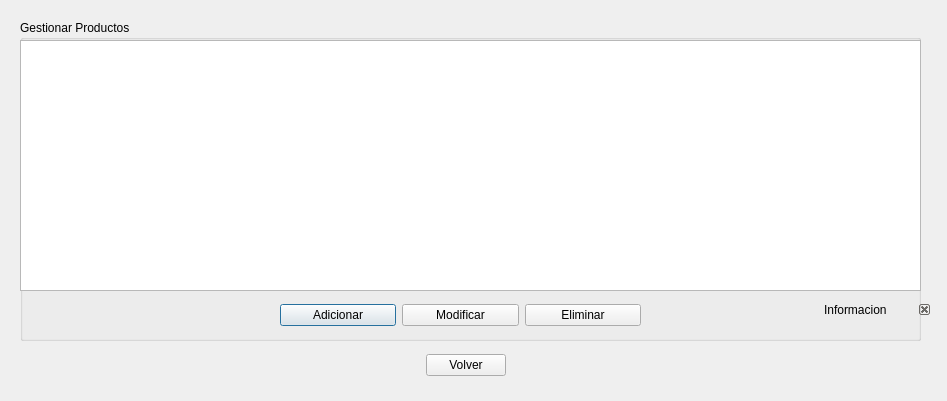
<?xml version="1.0" encoding="UTF-8"?>
<ui version="4.0">
 <class>Gproductos</class>
 <widget class="QDialog" name="Gproductos">
  <property name="geometry">
   <rect>
    <x>0</x>
    <y>0</y>
    <width>947</width>
    <height>401</height>
   </rect>
  </property>
  <property name="windowTitle">
   <string>Gestionar Productos</string>
  </property>
  <widget class="QDockWidget" name="informacion5">
   <property name="geometry">
    <rect>
     <x>820</x>
     <y>300</y>
     <width>112</width>
     <height>136</height>
    </rect>
   </property>
   <property name="minimumSize">
    <size>
     <width>80</width>
     <height>44</height>
    </size>
   </property>
   <property name="font">
    <font>
     <weight>50</weight>
     <bold>false</bold>
    </font>
   </property>
   <property name="features">
    <set>QDockWidget::DockWidgetClosable</set>
   </property>
   <property name="windowTitle">
    <string>Informacion</string>
   </property>
   <widget class="QWidget" name="informacion5_2">
    <widget class="QLabel" name="informacionlabel5">
     <property name="geometry">
      <rect>
       <x>0</x>
       <y>0</y>
       <width>111</width>
       <height>41</height>
      </rect>
     </property>
     <property name="font">
      <font>
       <weight>50</weight>
       <bold>false</bold>
      </font>
     </property>
     <property name="text">
      <string/>
     </property>
    </widget>
   </widget>
  </widget>
  <widget class="QGroupBox" name="groupBox_5">
   <property name="geometry">
    <rect>
     <x>20</x>
     <y>20</y>
     <width>901</width>
     <height>321</height>
    </rect>
   </property>
   <property name="title">
    <string>Gestionar Productos</string>
   </property>
   <widget class="QTableView" name="lista5">
    <property name="geometry">
     <rect>
      <x>0</x>
      <y>20</y>
      <width>901</width>
      <height>251</height>
     </rect>
    </property>
   </widget>
   <widget class="QWidget" name="horizontalLayoutWidget_5">
    <property name="geometry">
     <rect>
      <x>260</x>
      <y>280</y>
      <width>361</width>
      <height>31</height>
     </rect>
    </property>
    <layout class="QHBoxLayout" name="horizontalLayout_5">
     <item>
      <widget class="QPushButton" name="addbutton5">
       <property name="text">
        <string>Adicionar</string>
       </property>
       <property name="icon">
        <iconset resource="pandasoft.qrc">
         <normaloff>:/images/list-add.png</normaloff>:/images/list-add.png</iconset>
       </property>
      </widget>
     </item>
     <item>
      <widget class="QPushButton" name="modbutton5">
       <property name="text">
        <string>Modificar</string>
       </property>
       <property name="icon">
        <iconset resource="pandasoft.qrc">
         <normaloff>:/images/document-edit.png</normaloff>:/images/document-edit.png</iconset>
       </property>
      </widget>
     </item>
     <item>
      <widget class="QPushButton" name="delbutton5">
       <property name="enabled">
        <bool>true</bool>
       </property>
       <property name="text">
        <string>Eliminar</string>
       </property>
       <property name="icon">
        <iconset resource="pandasoft.qrc">
         <normaloff>:/images/edit-delete.png</normaloff>:/images/edit-delete.png</iconset>
       </property>
      </widget>
     </item>
    </layout>
   </widget>
  </widget>
  <widget class="QWidget" name="horizontalLayoutWidget_6">
   <property name="geometry">
    <rect>
     <x>300</x>
     <y>350</y>
     <width>331</width>
     <height>31</height>
    </rect>
   </property>
   <layout class="QHBoxLayout" name="horizontalLayout_6">
    <item>
     <spacer name="horizontalSpacer">
      <property name="orientation">
       <enum>Qt::Horizontal</enum>
      </property>
      <property name="sizeHint" stdset="0">
       <size>
        <width>40</width>
        <height>20</height>
       </size>
      </property>
     </spacer>
    </item>
    <item>
     <widget class="QPushButton" name="volverboton">
      <property name="toolTip">
       <string>Volver a la Pantalla Principal</string>
      </property>
      <property name="statusTip">
       <string>Volver a la Pantalla Principal</string>
      </property>
      <property name="text">
       <string>Volver</string>
      </property>
      <property name="icon">
       <iconset resource="pandasoft.qrc">
        <normaloff>:/images/go-previous.png</normaloff>:/images/go-previous.png</iconset>
      </property>
     </widget>
    </item>
    <item>
     <spacer name="horizontalSpacer_2">
      <property name="orientation">
       <enum>Qt::Horizontal</enum>
      </property>
      <property name="sizeHint" stdset="0">
       <size>
        <width>40</width>
        <height>20</height>
       </size>
      </property>
     </spacer>
    </item>
   </layout>
  </widget>
 </widget>
 <resources>
  <include location="pandasoft.qrc"/>
 </resources>
 <connections>
  <connection>
   <sender>volverboton</sender>
   <signal>clicked()</signal>
   <receiver>Gproductos</receiver>
   <slot>reject()</slot>
   <hints>
    <hint type="sourcelabel">
     <x>447</x>
     <y>373</y>
    </hint>
    <hint type="destinationlabel">
     <x>317</x>
     <y>374</y>
    </hint>
   </hints>
  </connection>
 </connections>
</ui>
